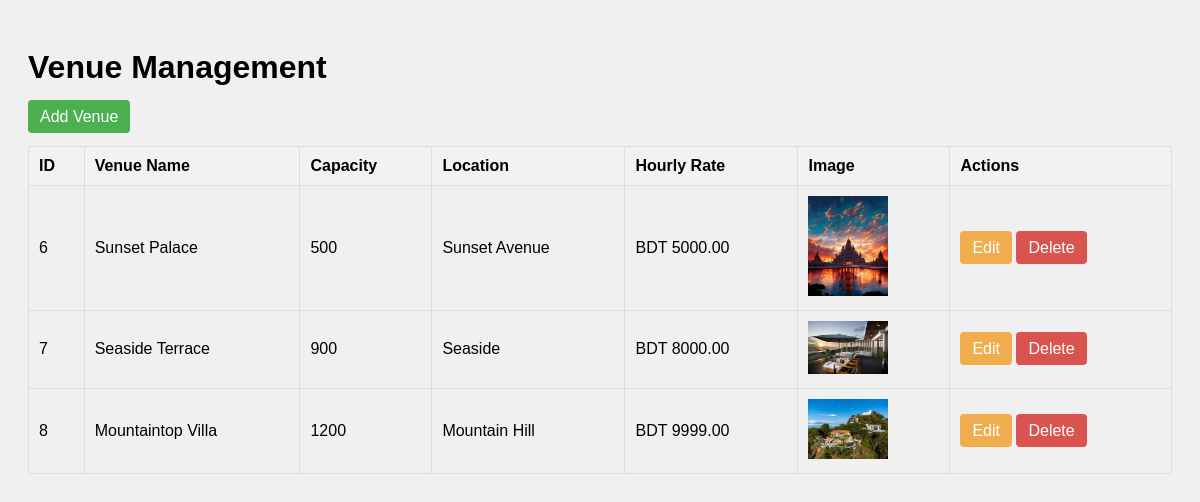
The app's page /venue-management with its own data.
### booking/models.py (models this page shows, shortened)
class Venue(models.Model):
    venue_name = models.CharField(max_length=255)
    capacity = models.IntegerField()
    location = models.CharField(max_length=255)
    hourly_rate = models.DecimalField(decimal_places=2,max_digits=6)
    image = models.ImageField(upload_to='venue_images/', blank=True, null=True)  # New field for image

### booking/views.py (the view)
# urls.py: path("venue-management", views.venue_management, name="venue_management"),
def venue_management(request):
    venues = Venue.objects.all()
    return render(request, "venue_management.html", {"venues": venues})

### booking/templates/venue_management.html (shortened to what this page needs)
<!DOCTYPE html>
<html lang="en">
<head>
</head>
<body>
    <h1>Venue Management</h1>
    <a href="{% url 'add_venue' %}" class="btn btn-add"> Add Venue </a>
    <table>
        <thead>
            <tr>
                <th>ID</th>
                <th>Venue Name</th>
                <th>Capacity</th>
                <th>Location</th>
                <th>Hourly Rate</th>
                <th>Image</th>
                <th>Actions</th>
            </tr>
        </thead>
        <tbody>
            {% for venue in venues %}
            <tr>
                <td>{{ venue.id }}</td>
                <td>{{ venue.venue_name }}</td>
                <td>{{ venue.capacity }}</td>
                <td>{{ venue.location }}</td>
                <td>BDT {{ venue.hourly_rate }}</td>
                <td>
                 <img src="{{ venue.image.url }}" alt="Venue Image">
                </td>
                <td>
                    <a href="{% url 'edit_venue' venue.id %}" class="btn btn-edit">Edit</a>
                    <a href="{% url 'delete_venue' venue.id %}" class="btn btn-delete" onclick="return confirm('Are you sure you want to delete this venue?');"> Delete </a>
                </td>
            </tr>
            {% endfor %}
        </tbody>
    </table>
</body>
</html>

### booking/templates/venue_management.html (style rules this page uses)
body { font-family: Arial, sans-serif; background-color: #f0f0f0; padding: 20px; }
table { width: 100%; border-collapse: collapse; margin-top: 20px; }
table, th, td { border: 1px solid #ddd; }
th, td { padding: 10px; text-align: left; }
th { background-color: #f2f2f2; }
.btn { padding: 8px 12px; text-decoration: none; color: white; border-radius: 4px; }
.btn-add { background-color: #4CAF50; }
.btn-edit { background-color: #f0ad4e; }
.btn-delete { background-color: #d9534f; }
img { width: 80px; height: auto; }

### records on screen
Venue: id "6", venue_name "Sunset Palace", capacity "500", location "Sunset Avenue", hourly_rate "5000.00", image (picture)
Venue: id "7", venue_name "Seaside Terrace", capacity "900", location "Seaside", hourly_rate "8000.00", image (picture)
Venue: id "8", venue_name "Mountaintop Villa", capacity "1200", location "Mountain Hill", hourly_rate "9999.00", image (picture)
